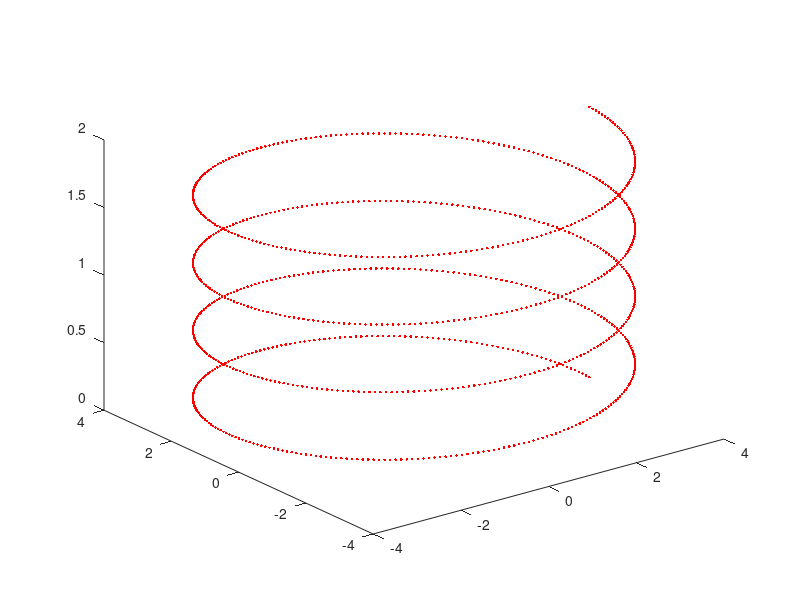

Reproduce this figure in MATLAB.
close all; clear all; clc

r = 4;
theta = linspace(0,8*pi,1000);
x = r*cos(theta);
y = r*sin(theta);
z = linspace(0,2,1000);

plot3(x,y,z,'.r')